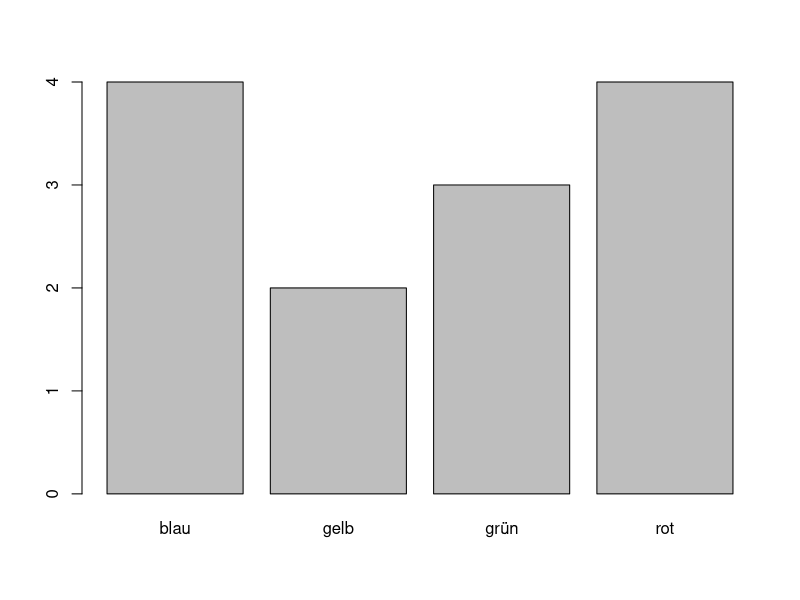
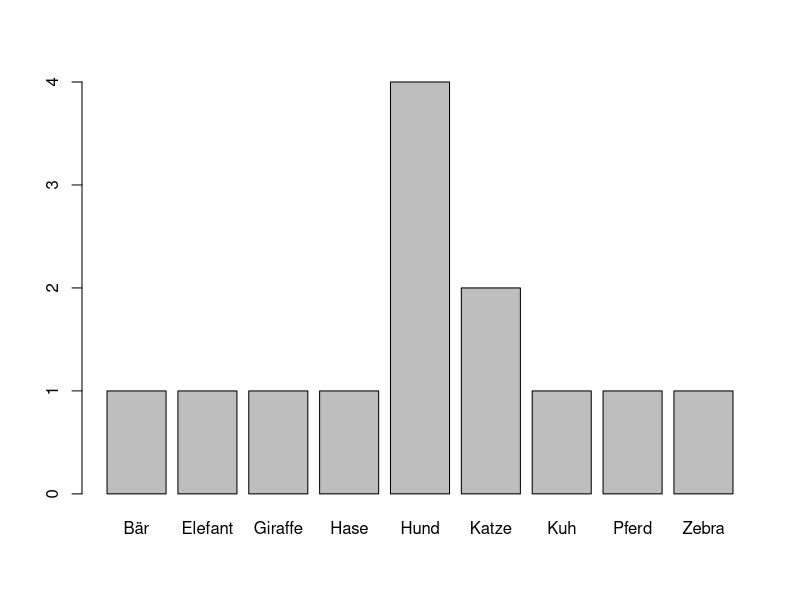
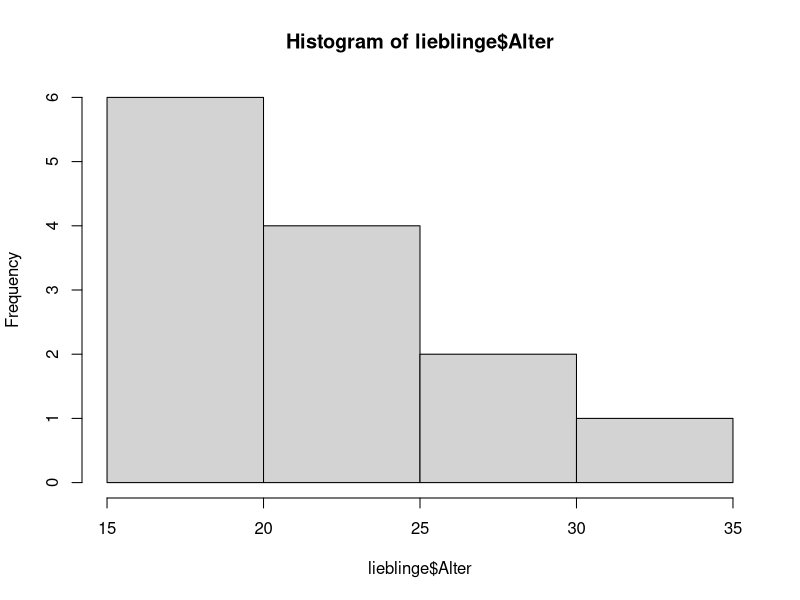

Generate these figures, in order, with R:
lieblinge <- read.csv("lieblinge.csv", sep=";" , encoding="UTF-8")

median(lieblinge$Alter)
# [1] 21
mean(lieblinge$Alter)
# [1] 23
range(lieblinge$Alter)
# [1] 18 35


table(lieblinge$Alter)
table(lieblinge$Lieblingsfarbe)
table(lieblinge$Lieblingstier)


barplot(table(lieblinge$Lieblingsfarbe))
barplot(table(lieblinge$Lieblingstier))
hist(lieblinge$Alter)

